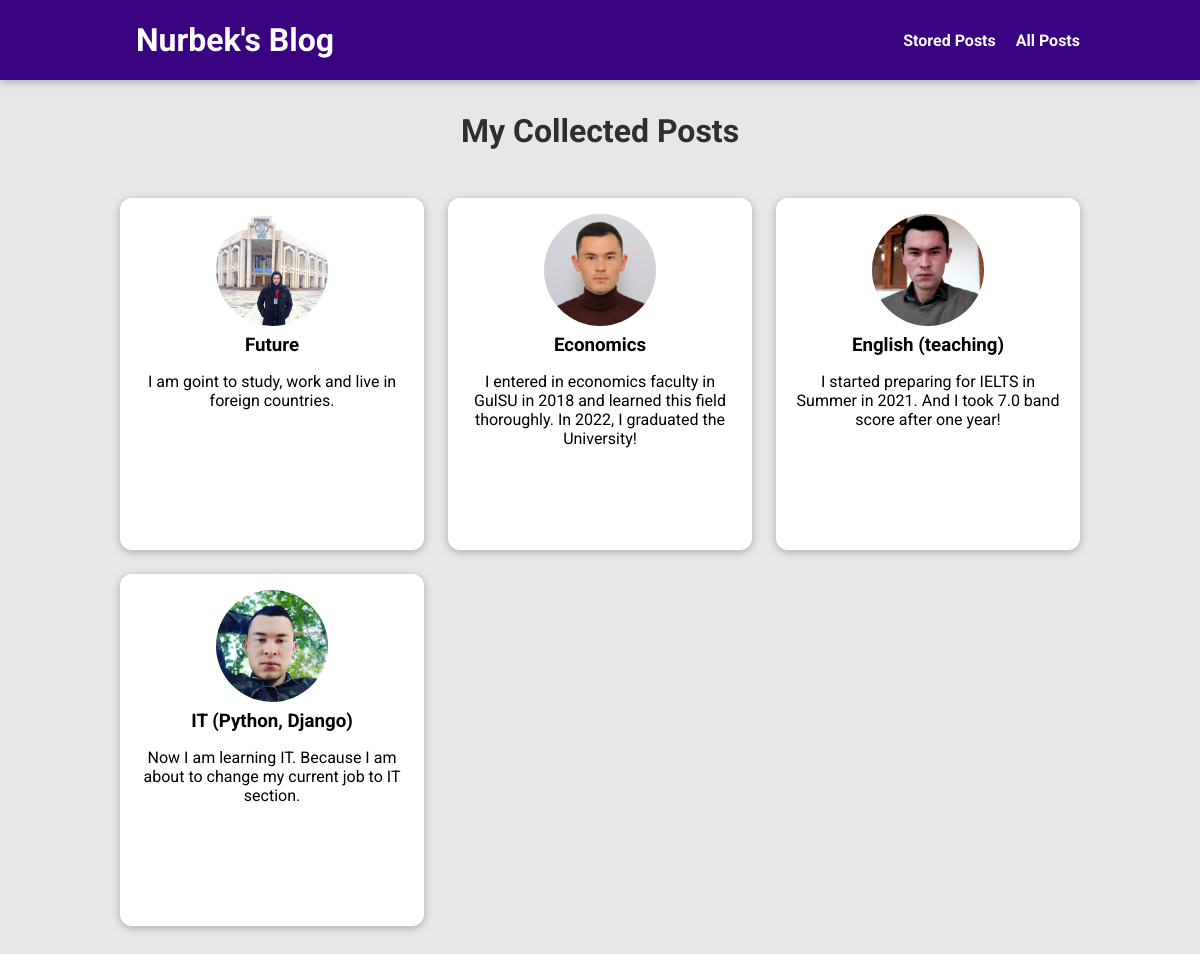
The page /posts on the database its author committed.
### blog/models.py (models this page shows, shortened)
class Post(models.Model):
    title = models.CharField(max_length=150)
    excerpt = models.CharField(max_length=200)
    image = models.ImageField(upload_to="posts", null=True)
    date = models.DateField(auto_now=True)
    slug = models.SlugField(unique=True, db_index=True)
    content = models.TextField(validators=[MinLengthValidator(10)])
    author = models.ForeignKey(
        Author, on_delete=models.SET_NULL, null=True, related_name="posts"
    )
    tags = models.ManyToManyField(Tag)

### blog/views.py (the view)
# urls.py: path("posts", views.AllPostsView.as_view(), name="posts-page"),
class AllPostsView(ListView):
    template_name = "blog/all-posts.html"
    model = Post
    ordering = ["-date"]
    context_object_name = "all_posts"

### blog/templates/blog/all-posts.html (shortened to what this page needs)
{% extends "base.html" %}
{% load static %}
{% block css_files %}
<link rel="stylesheet" href="{% static "blog/post.css" %}"/>
  <link rel="stylesheet" href="{% static "blog/all-posts.css" %}"/>
{% endblock %}
{% block content %}
  <section id="all-posts">
    <h2>My Collected Posts</h2>
    <ul>
      {% for post in all_posts %}
        {% include "blog/includes/post.html" %}
      {% endfor %}
    </ul>
  </section>
{% endblock %}

### blog/templates/blog/includes/post.html
<li>
  <article class="post">
    <a href="{% url "posts-detail-page" post.slug %}">
      <img src="{{ post.image.url }}" alt="{{ post.title }}"/>
      <div class="post__content">
        <h3>{{ post.title }}</h3>
        <p>
          {{ post.excerpt }}
        </p>
      </div>
    </a>
  </article>
</li>

### static/app.css (style rules this page uses)
* { box-sizing: border-box; }
html { font-family: 'Roboto', sans-serif; }
body { margin: 0; }
h1, h2, h3 { font-family: 'Roboto', sans-serif; font-weight: bold; }

### blog/static/blog/post.css (style rules this page uses)
.post { display: flex; flex-direction: column; align-items: center; text-align: center; }
.post a { text-decoration: none; color: black; transition: all 0.2s ease; padding: 1rem; }
.post img { width: 5rem; height: 5rem; object-fit: cover; border-radius: 50%; }
.post h3 { margin: 0.25rem 0; }

### blog/static/blog/all-posts.css (style rules this page uses)
body { background-color: #e7e7e7; }
#all-posts { margin: 7rem auto; width: 90%; max-width: 60rem; }
#all-posts h2 { text-align: center; font-size: 2rem; color: #2e2e2e; margin: 3rem 0; }
ul { list-style: none; margin: 0; padding: 0; display: grid; grid-template-columns: repeat(auto-fill, minmax(17rem, 1fr)); gap: 1.5rem; }
.post img { width: 7rem; height: 7rem; }
.post a { height: 22rem; transform-origin: center; box-shadow: 0 2px 8px rgba(0, 0, 0, 0.25); border-radius: 12px; background-color: white; }

### rows shown on the page
Post: image (picture), title "Future", excerpt "I am goint to study, work and live in foreign countries."
Post: image (picture), title "Economics", excerpt "I entered in economics faculty in GulSU in 2018 and learned this field thoroughly. In 2022, I graduated the University!"
Post: image (picture), title "English (teaching)", excerpt "I started preparing for IELTS in Summer in 2021. And I took 7.0 band score after one year!"
Post: image (picture), title "IT (Python, Django)", excerpt "Now I am learning IT. Because I am about to change my current job to IT section."
